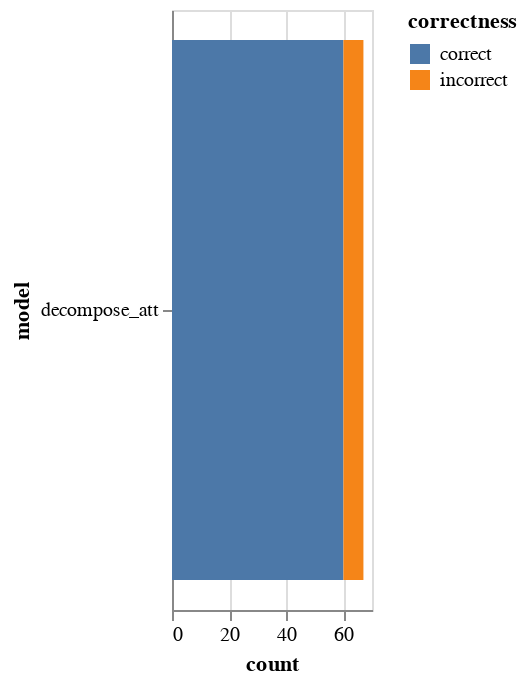

The notebook cell saved with this chart:
### Markdown cell above
#### Visualize grouped instance performance

The visualization for a group is a one-bar histogram that displays the count of instances in the group, and the proportion of incorrect predictions. Similar to attributes, because of the incorrect prediction proportion, this historgram is different for each different model.

If categorical, each value is a bar. Otherwise, the domain is automatically binned, and each bin is a bar.

### Code cell
group.visualize_models(models=["decompose_att"])

### Figure 1 — Vega-Lite specification as saved in the notebook (floating-point values rounded to 4 significant figures)
{"$schema": "https://vega.github.io/schema/vega-lite/v3.2.1.json", "config": {"mark": {"tooltip": null}, "view": {"height": 300, "width": 400}}, "data": {"name": "data-e3704b0d6188ef694e5100b9e56f0c30"}, "datasets": {"data-e3704b0d6188ef694e5100b9e56f0c30": [{"correctness": "correct", "count": 60, "model": "decompose_att"}, {"correctness": "incorrect", "count": 7, "model": "decompose_att"}]}, "encoding": {"color": {"field": "correctness", "scale": {"domain": ["correct", "incorrect"]}, "type": "nominal"}, "tooltip": [{"field": "model", "type": "nominal"}, {"field": "count", "type": "quantitative"}, {"field": "correctness", "type": "nominal"}], "x": {"field": "count", "stack": "zero", "type": "quantitative"}, "y": {"field": "model", "type": "nominal"}}, "mark": "bar", "width": 100}
